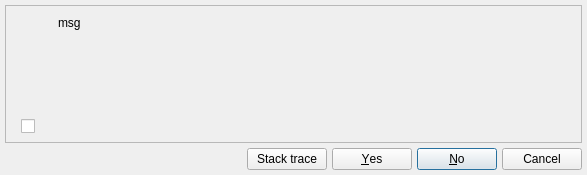
<?xml version="1.0" encoding="UTF-8"?>
<ui version="4.0">
 <class>Messagebox</class>
 <widget class="QDialog" name="Messagebox">
  <property name="windowModality">
   <enum>Qt::WindowModality::ApplicationModal</enum>
  </property>
  <property name="geometry">
   <rect>
    <x>0</x>
    <y>0</y>
    <width>587</width>
    <height>175</height>
   </rect>
  </property>
  <property name="sizePolicy">
   <sizepolicy hsizetype="Minimum" vsizetype="Minimum">
    <horstretch>0</horstretch>
    <verstretch>0</verstretch>
   </sizepolicy>
  </property>
  <property name="minimumSize">
   <size>
    <width>530</width>
    <height>175</height>
   </size>
  </property>
  <property name="windowTitle">
   <string>Dialog</string>
  </property>
  <property name="windowIcon">
   <iconset resource="../../../priv-plugins/res/logoicons.qrc">
    <normaloff>:/icons/icons/pgmodeler_logo.png</normaloff>:/icons/icons/pgmodeler_logo.png</iconset>
  </property>
  <layout class="QGridLayout" name="gridLayout_4">
   <property name="leftMargin">
    <number>5</number>
   </property>
   <property name="topMargin">
    <number>5</number>
   </property>
   <property name="rightMargin">
    <number>5</number>
   </property>
   <property name="bottomMargin">
    <number>5</number>
   </property>
   <property name="spacing">
    <number>5</number>
   </property>
   <item row="0" column="0">
    <widget class="QFrame" name="frame">
     <property name="sizePolicy">
      <sizepolicy hsizetype="Minimum" vsizetype="Minimum">
       <horstretch>0</horstretch>
       <verstretch>0</verstretch>
      </sizepolicy>
     </property>
     <property name="minimumSize">
      <size>
       <width>0</width>
       <height>0</height>
      </size>
     </property>
     <property name="frameShape">
      <enum>QFrame::Shape::StyledPanel</enum>
     </property>
     <property name="frameShadow">
      <enum>QFrame::Shadow::Raised</enum>
     </property>
     <layout class="QGridLayout" name="gridLayout_3">
      <property name="leftMargin">
       <number>5</number>
      </property>
      <property name="topMargin">
       <number>5</number>
      </property>
      <property name="rightMargin">
       <number>5</number>
      </property>
      <property name="bottomMargin">
       <number>5</number>
      </property>
      <property name="spacing">
       <number>5</number>
      </property>
      <item row="0" column="0" colspan="2">
       <widget class="QStackedWidget" name="objs_group_wgt">
        <property name="sizePolicy">
         <sizepolicy hsizetype="Minimum" vsizetype="Minimum">
          <horstretch>0</horstretch>
          <verstretch>0</verstretch>
         </sizepolicy>
        </property>
        <property name="minimumSize">
         <size>
          <width>0</width>
          <height>0</height>
         </size>
        </property>
        <property name="frameShape">
         <enum>QFrame::Shape::NoFrame</enum>
        </property>
        <property name="frameShadow">
         <enum>QFrame::Shadow::Plain</enum>
        </property>
        <property name="currentIndex">
         <number>0</number>
        </property>
        <widget class="QWidget" name="pg1_4">
         <layout class="QGridLayout" name="gridLayout_6">
          <property name="leftMargin">
           <number>5</number>
          </property>
          <property name="topMargin">
           <number>5</number>
          </property>
          <property name="rightMargin">
           <number>5</number>
          </property>
          <property name="bottomMargin">
           <number>0</number>
          </property>
          <property name="horizontalSpacing">
           <number>10</number>
          </property>
          <property name="verticalSpacing">
           <number>5</number>
          </property>
          <item row="0" column="0">
           <widget class="QLabel" name="icon_lbl">
            <property name="minimumSize">
             <size>
              <width>32</width>
              <height>32</height>
             </size>
            </property>
            <property name="maximumSize">
             <size>
              <width>32</width>
              <height>32</height>
             </size>
            </property>
            <property name="text">
             <string/>
            </property>
            <property name="scaledContents">
             <bool>true</bool>
            </property>
            <property name="alignment">
             <set>Qt::AlignmentFlag::AlignCenter</set>
            </property>
           </widget>
          </item>
          <item row="0" column="1" rowspan="2">
           <widget class="QLabel" name="msg_lbl">
            <property name="enabled">
             <bool>true</bool>
            </property>
            <property name="sizePolicy">
             <sizepolicy hsizetype="Preferred" vsizetype="MinimumExpanding">
              <horstretch>0</horstretch>
              <verstretch>0</verstretch>
             </sizepolicy>
            </property>
            <property name="maximumSize">
             <size>
              <width>16777215</width>
              <height>16777215</height>
             </size>
            </property>
            <property name="acceptDrops">
             <bool>false</bool>
            </property>
            <property name="autoFillBackground">
             <bool>false</bool>
            </property>
            <property name="styleSheet">
             <string notr="true"/>
            </property>
            <property name="text">
             <string>msg</string>
            </property>
            <property name="textFormat">
             <enum>Qt::TextFormat::RichText</enum>
            </property>
            <property name="scaledContents">
             <bool>true</bool>
            </property>
            <property name="alignment">
             <set>Qt::AlignmentFlag::AlignLeading|Qt::AlignmentFlag::AlignLeft|Qt::AlignmentFlag::AlignTop</set>
            </property>
            <property name="wordWrap">
             <bool>true</bool>
            </property>
            <property name="margin">
             <number>0</number>
            </property>
            <property name="indent">
             <number>0</number>
            </property>
            <property name="openExternalLinks">
             <bool>true</bool>
            </property>
            <property name="textInteractionFlags">
             <set>Qt::TextInteractionFlag::LinksAccessibleByKeyboard|Qt::TextInteractionFlag::LinksAccessibleByMouse|Qt::TextInteractionFlag::TextBrowserInteraction|Qt::TextInteractionFlag::TextSelectableByKeyboard|Qt::TextInteractionFlag::TextSelectableByMouse</set>
            </property>
           </widget>
          </item>
          <item row="1" column="0">
           <spacer name="verticalSpacer">
            <property name="orientation">
             <enum>Qt::Orientation::Vertical</enum>
            </property>
            <property name="sizeType">
             <enum>QSizePolicy::Policy::MinimumExpanding</enum>
            </property>
            <property name="sizeHint" stdset="0">
             <size>
              <width>20</width>
              <height>84</height>
             </size>
            </property>
           </spacer>
          </item>
          <item row="2" column="0" colspan="2">
           <layout class="QHBoxLayout" name="horizontalLayout_2">
            <property name="spacing">
             <number>5</number>
            </property>
            <item>
             <spacer name="horizontalSpacer_3">
              <property name="orientation">
               <enum>Qt::Orientation::Horizontal</enum>
              </property>
              <property name="sizeType">
               <enum>QSizePolicy::Policy::Fixed</enum>
              </property>
              <property name="sizeHint" stdset="0">
               <size>
                <width>5</width>
                <height>20</height>
               </size>
              </property>
             </spacer>
            </item>
            <item>
             <widget class="QCheckBox" name="custom_option_chk">
              <property name="text">
               <string/>
              </property>
             </widget>
            </item>
           </layout>
          </item>
         </layout>
        </widget>
        <widget class="QWidget" name="pg2_4">
         <layout class="QVBoxLayout" name="verticalLayout">
          <property name="spacing">
           <number>5</number>
          </property>
          <property name="leftMargin">
           <number>5</number>
          </property>
          <property name="topMargin">
           <number>5</number>
          </property>
          <property name="rightMargin">
           <number>5</number>
          </property>
          <property name="bottomMargin">
           <number>5</number>
          </property>
          <item>
           <widget class="QTabWidget" name="stacktrace_tbw">
            <property name="tabPosition">
             <enum>QTabWidget::TabPosition::South</enum>
            </property>
            <property name="currentIndex">
             <number>0</number>
            </property>
            <widget class="QWidget" name="tab">
             <attribute name="title">
              <string>Stack info</string>
             </attribute>
             <layout class="QHBoxLayout" name="horizontalLayout_3">
              <property name="spacing">
               <number>5</number>
              </property>
              <property name="leftMargin">
               <number>5</number>
              </property>
              <property name="topMargin">
               <number>5</number>
              </property>
              <property name="rightMargin">
               <number>5</number>
              </property>
              <property name="bottomMargin">
               <number>5</number>
              </property>
              <item>
               <widget class="QTreeWidget" name="exceptions_trw">
                <property name="minimumSize">
                 <size>
                  <width>0</width>
                  <height>100</height>
                 </size>
                </property>
                <property name="lineWidth">
                 <number>1</number>
                </property>
                <property name="midLineWidth">
                 <number>1</number>
                </property>
                <property name="autoScrollMargin">
                 <number>16</number>
                </property>
                <property name="editTriggers">
                 <set>QAbstractItemView::EditTrigger::NoEditTriggers</set>
                </property>
                <property name="alternatingRowColors">
                 <bool>true</bool>
                </property>
                <property name="selectionMode">
                 <enum>QAbstractItemView::SelectionMode::NoSelection</enum>
                </property>
                <property name="selectionBehavior">
                 <enum>QAbstractItemView::SelectionBehavior::SelectItems</enum>
                </property>
                <property name="iconSize">
                 <size>
                  <width>22</width>
                  <height>22</height>
                 </size>
                </property>
                <property name="indentation">
                 <number>15</number>
                </property>
                <property name="uniformRowHeights">
                 <bool>false</bool>
                </property>
                <property name="animated">
                 <bool>false</bool>
                </property>
                <property name="wordWrap">
                 <bool>false</bool>
                </property>
                <attribute name="headerMinimumSectionSize">
                 <number>21</number>
                </attribute>
                <attribute name="headerDefaultSectionSize">
                 <number>100</number>
                </attribute>
                <column>
                 <property name="text">
                  <string>Exceptions</string>
                 </property>
                </column>
               </widget>
              </item>
             </layout>
            </widget>
            <widget class="QWidget" name="tab_3">
             <attribute name="title">
              <string>Extra info</string>
             </attribute>
             <layout class="QVBoxLayout" name="verticalLayout_2">
              <property name="spacing">
               <number>5</number>
              </property>
              <property name="leftMargin">
               <number>5</number>
              </property>
              <property name="topMargin">
               <number>5</number>
              </property>
              <property name="rightMargin">
               <number>5</number>
              </property>
              <property name="bottomMargin">
               <number>5</number>
              </property>
              <item>
               <widget class="QPlainTextEdit" name="extra_info_txt">
                <property name="font">
                 <font/>
                </property>
               </widget>
              </item>
             </layout>
            </widget>
            <widget class="QWidget" name="tab_2">
             <attribute name="title">
              <string>Plain text</string>
             </attribute>
            </widget>
           </widget>
          </item>
         </layout>
        </widget>
       </widget>
      </item>
     </layout>
    </widget>
   </item>
   <item row="1" column="0">
    <layout class="QGridLayout" name="gridLayout_2">
     <property name="spacing">
      <number>5</number>
     </property>
     <item row="0" column="0">
      <widget class="QLabel" name="pgmodeler_name_lbl">
       <property name="sizePolicy">
        <sizepolicy hsizetype="Fixed" vsizetype="Fixed">
         <horstretch>0</horstretch>
         <verstretch>0</verstretch>
        </sizepolicy>
       </property>
       <property name="maximumSize">
        <size>
         <width>169</width>
         <height>35</height>
        </size>
       </property>
       <property name="text">
        <string/>
       </property>
       <property name="pixmap">
        <pixmap resource="../res/resources.qrc">:/images/images/pgmodeler_name.png</pixmap>
       </property>
       <property name="scaledContents">
        <bool>true</bool>
       </property>
      </widget>
     </item>
     <item row="0" column="1">
      <widget class="QWidget" name="container_wgt" native="true">
       <layout class="QGridLayout" name="gridLayout">
        <property name="leftMargin">
         <number>0</number>
        </property>
        <property name="topMargin">
         <number>0</number>
        </property>
        <property name="rightMargin">
         <number>0</number>
        </property>
        <property name="bottomMargin">
         <number>0</number>
        </property>
        <property name="spacing">
         <number>5</number>
        </property>
        <item row="0" column="6">
         <widget class="QPushButton" name="no_btn">
          <property name="sizePolicy">
           <sizepolicy hsizetype="Fixed" vsizetype="Preferred">
            <horstretch>0</horstretch>
            <verstretch>0</verstretch>
           </sizepolicy>
          </property>
          <property name="minimumSize">
           <size>
            <width>80</width>
            <height>0</height>
           </size>
          </property>
          <property name="text">
           <string>&amp;No</string>
          </property>
          <property name="iconSize">
           <size>
            <width>28</width>
            <height>28</height>
           </size>
          </property>
         </widget>
        </item>
        <item row="0" column="1">
         <spacer name="horizontalSpacer_2">
          <property name="orientation">
           <enum>Qt::Orientation::Horizontal</enum>
          </property>
          <property name="sizeType">
           <enum>QSizePolicy::Policy::Expanding</enum>
          </property>
          <property name="sizeHint" stdset="0">
           <size>
            <width>5</width>
            <height>20</height>
           </size>
          </property>
         </spacer>
        </item>
        <item row="0" column="7">
         <widget class="QPushButton" name="cancel_btn">
          <property name="sizePolicy">
           <sizepolicy hsizetype="Fixed" vsizetype="Preferred">
            <horstretch>0</horstretch>
            <verstretch>0</verstretch>
           </sizepolicy>
          </property>
          <property name="minimumSize">
           <size>
            <width>80</width>
            <height>0</height>
           </size>
          </property>
          <property name="text">
           <string>Cancel</string>
          </property>
          <property name="iconSize">
           <size>
            <width>28</width>
            <height>28</height>
           </size>
          </property>
         </widget>
        </item>
        <item row="0" column="4">
         <widget class="QPushButton" name="yes_ok_btn">
          <property name="sizePolicy">
           <sizepolicy hsizetype="Fixed" vsizetype="Preferred">
            <horstretch>0</horstretch>
            <verstretch>0</verstretch>
           </sizepolicy>
          </property>
          <property name="minimumSize">
           <size>
            <width>80</width>
            <height>0</height>
           </size>
          </property>
          <property name="text">
           <string>&amp;Yes</string>
          </property>
          <property name="iconSize">
           <size>
            <width>28</width>
            <height>28</height>
           </size>
          </property>
          <property name="autoDefault">
           <bool>true</bool>
          </property>
          <property name="default">
           <bool>false</bool>
          </property>
         </widget>
        </item>
        <item row="0" column="2">
         <widget class="QPushButton" name="show_errors_btn">
          <property name="sizePolicy">
           <sizepolicy hsizetype="Fixed" vsizetype="Preferred">
            <horstretch>0</horstretch>
            <verstretch>0</verstretch>
           </sizepolicy>
          </property>
          <property name="minimumSize">
           <size>
            <width>80</width>
            <height>0</height>
           </size>
          </property>
          <property name="toolTip">
           <string/>
          </property>
          <property name="text">
           <string>Stack trace</string>
          </property>
          <property name="icon">
           <iconset resource="../res/resources.qrc">
            <normaloff>:/icons/icons/alert.png</normaloff>:/icons/icons/alert.png</iconset>
          </property>
          <property name="iconSize">
           <size>
            <width>28</width>
            <height>28</height>
           </size>
          </property>
          <property name="checkable">
           <bool>true</bool>
          </property>
         </widget>
        </item>
       </layout>
      </widget>
     </item>
    </layout>
   </item>
  </layout>
 </widget>
 <tabstops>
  <tabstop>custom_option_chk</tabstop>
  <tabstop>show_errors_btn</tabstop>
  <tabstop>yes_ok_btn</tabstop>
  <tabstop>no_btn</tabstop>
  <tabstop>cancel_btn</tabstop>
  <tabstop>extra_info_txt</tabstop>
  <tabstop>stacktrace_tbw</tabstop>
  <tabstop>exceptions_trw</tabstop>
 </tabstops>
 <resources>
  <include location="../res/resources.qrc"/>
  <include location="../../../priv-plugins/res/logoicons.qrc"/>
 </resources>
 <connections/>
</ui>
